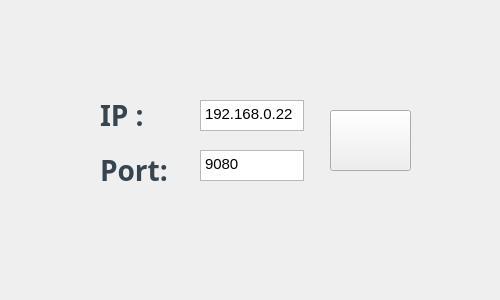
<?xml version="1.0" encoding="UTF-8"?>
<ui version="4.0">
 <class>Settings</class>
 <widget class="QWidget" name="Settings">
  <property name="geometry">
   <rect>
    <x>0</x>
    <y>0</y>
    <width>500</width>
    <height>300</height>
   </rect>
  </property>
  <property name="windowTitle">
   <string>Settings | MyInvincibleLibrary</string>
  </property>
  <property name="windowIcon">
   <iconset resource="imgresources.qrc">
    <normaloff>:/img/ic_launcher.png</normaloff>:/img/ic_launcher.png</iconset>
  </property>
  <widget class="QLabel" name="background">
   <property name="geometry">
    <rect>
     <x>0</x>
     <y>0</y>
     <width>500</width>
     <height>300</height>
    </rect>
   </property>
   <property name="styleSheet">
    <string notr="true">background-image: url(:/img/background.jpg);</string>
   </property>
   <property name="text">
    <string/>
   </property>
  </widget>
  <widget class="QLabel" name="ipLabel">
   <property name="geometry">
    <rect>
     <x>100</x>
     <y>90</y>
     <width>71</width>
     <height>51</height>
    </rect>
   </property>
   <property name="styleSheet">
    <string notr="true">font-family: Montserrat;
font-style: normal;
font-weight: 500;
font-size: 28px;
line-height: 22px;

color: #38454F;</string>
   </property>
   <property name="text">
    <string>IP :</string>
   </property>
  </widget>
  <widget class="QTextEdit" name="ipEdit">
   <property name="geometry">
    <rect>
     <x>200</x>
     <y>100</y>
     <width>104</width>
     <height>31</height>
    </rect>
   </property>
   <property name="html">
    <string>&lt;!DOCTYPE HTML PUBLIC &quot;-//W3C//DTD HTML 4.0//EN&quot; &quot;http://www.w3.org/TR/REC-html40/strict.dtd&quot;&gt;
&lt;html&gt;&lt;head&gt;&lt;meta name=&quot;qrichtext&quot; content=&quot;1&quot; /&gt;&lt;style type=&quot;text/css&quot;&gt;
p, li { white-space: pre-wrap; }
&lt;/style&gt;&lt;/head&gt;&lt;body style=&quot; font-family:'Open Sans'; font-size:9pt; font-weight:400; font-style:normal;&quot;&gt;
&lt;p style=&quot; margin-top:0px; margin-bottom:0px; margin-left:0px; margin-right:0px; -qt-block-indent:0; text-indent:0px;&quot;&gt;&lt;span style=&quot; font-family:'Ubuntu'; font-size:11pt;&quot;&gt;192.168.0.22&lt;/span&gt;&lt;/p&gt;&lt;/body&gt;&lt;/html&gt;</string>
   </property>
  </widget>
  <widget class="QLabel" name="label_3">
   <property name="geometry">
    <rect>
     <x>100</x>
     <y>150</y>
     <width>71</width>
     <height>41</height>
    </rect>
   </property>
   <property name="styleSheet">
    <string notr="true">font-family: Montserrat;
font-style: normal;
font-weight: 500;
font-size: 28px;
line-height: 22px;

color: #38454F;</string>
   </property>
   <property name="text">
    <string>Port:</string>
   </property>
  </widget>
  <widget class="QTextEdit" name="portEdit">
   <property name="geometry">
    <rect>
     <x>200</x>
     <y>150</y>
     <width>104</width>
     <height>31</height>
    </rect>
   </property>
   <property name="html">
    <string>&lt;!DOCTYPE HTML PUBLIC &quot;-//W3C//DTD HTML 4.0//EN&quot; &quot;http://www.w3.org/TR/REC-html40/strict.dtd&quot;&gt;
&lt;html&gt;&lt;head&gt;&lt;meta name=&quot;qrichtext&quot; content=&quot;1&quot; /&gt;&lt;style type=&quot;text/css&quot;&gt;
p, li { white-space: pre-wrap; }
&lt;/style&gt;&lt;/head&gt;&lt;body style=&quot; font-family:'Open Sans'; font-size:9pt; font-weight:400; font-style:normal;&quot;&gt;
&lt;p style=&quot; margin-top:0px; margin-bottom:0px; margin-left:0px; margin-right:0px; -qt-block-indent:0; text-indent:0px;&quot;&gt;&lt;span style=&quot; font-family:'Ubuntu'; font-size:11pt;&quot;&gt;9080&lt;/span&gt;&lt;/p&gt;&lt;/body&gt;&lt;/html&gt;</string>
   </property>
  </widget>
  <widget class="QPushButton" name="pushButton">
   <property name="geometry">
    <rect>
     <x>330</x>
     <y>110</y>
     <width>81</width>
     <height>61</height>
    </rect>
   </property>
   <property name="styleSheet">
    <string notr="true">QPushButton:!hover{
	border-image: url(:/img/buttons/ok_button.png);
}
QPushButton:hover{
	border-image: url(:/img/buttons/ok_button_hover.png);
}</string>
   </property>
   <property name="text">
    <string/>
   </property>
  </widget>
  <widget class="QLabel" name="settings_title">
   <property name="geometry">
    <rect>
     <x>190</x>
     <y>30</y>
     <width>121</width>
     <height>41</height>
    </rect>
   </property>
   <property name="styleSheet">
    <string notr="true">image: url(:/img/settings_title.png);</string>
   </property>
   <property name="text">
    <string/>
   </property>
  </widget>
 </widget>
 <resources>
  <include location="imgresources.qrc"/>
 </resources>
 <connections/>
</ui>
